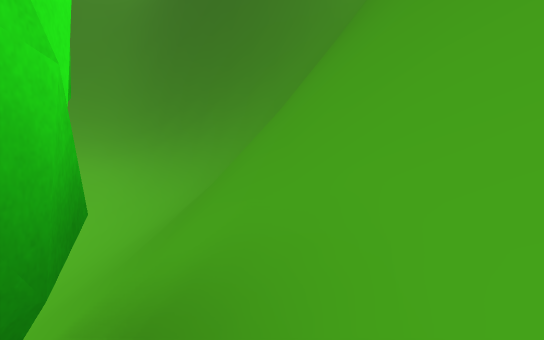
View 1 (above)

24 first-person views from a walk through a 3-D level made in the Unity game engine. The camera is 1.5 m above the floor, tilts 4° down and sees 75° across. The floor is counted in squares, 2 m on a side. Each view is taken from the middle of a square. On the plan, view 1 faces up. The plan holds only what a view shows up to about 11 squares ahead; the rest is blank. The place goes on beyond the plan. Some surface patterns are stand-ins.

View 2
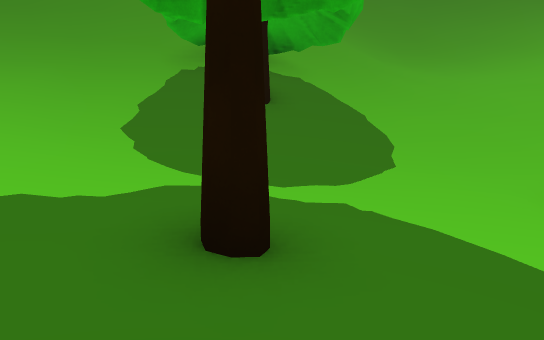

View 3
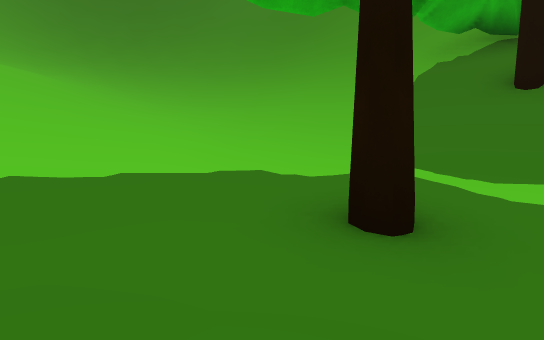

View 4
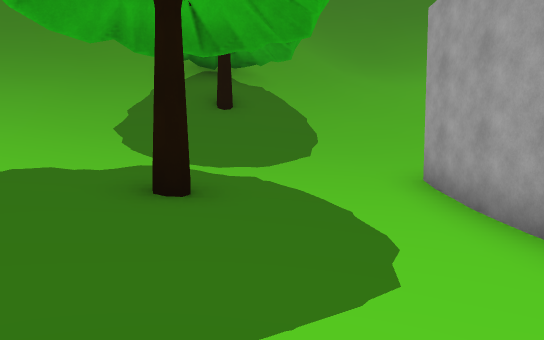

View 5
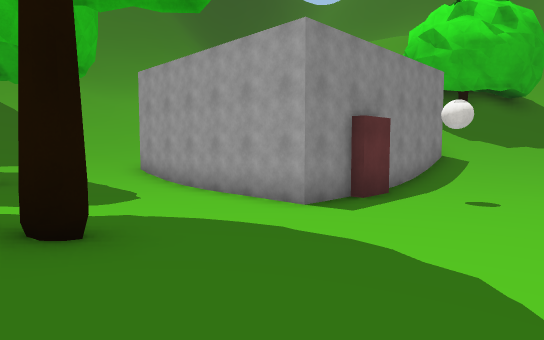

View 6
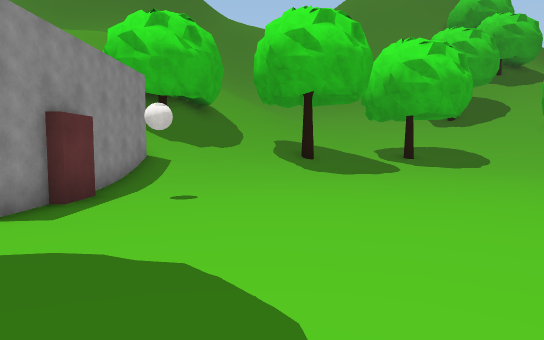

View 7
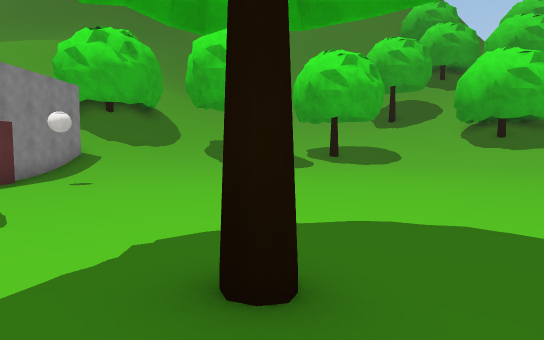

View 8
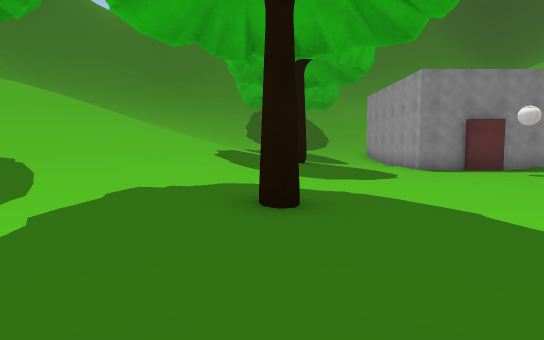

View 9
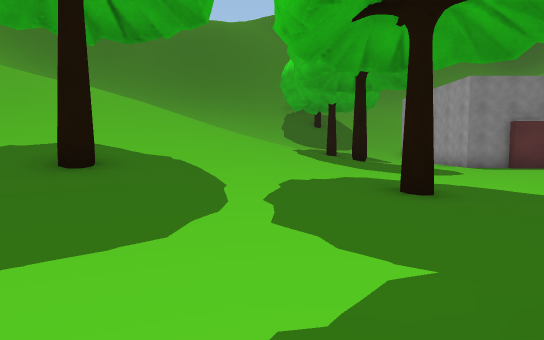

View 10
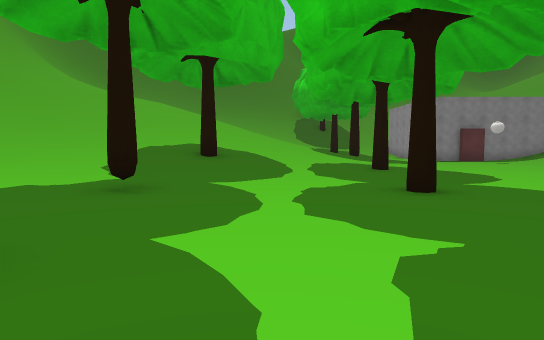

View 11
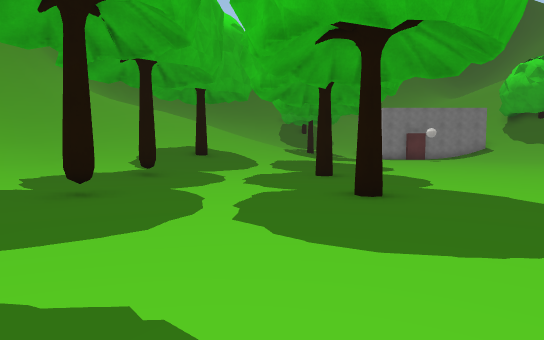

View 12
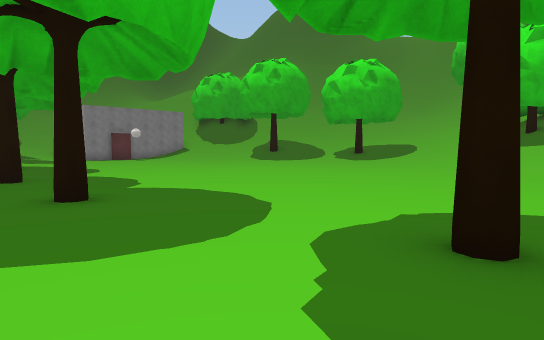

View 13
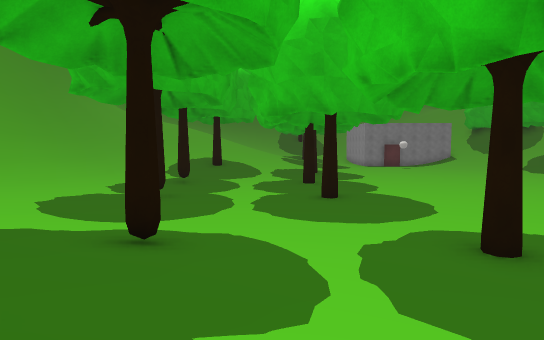

View 14
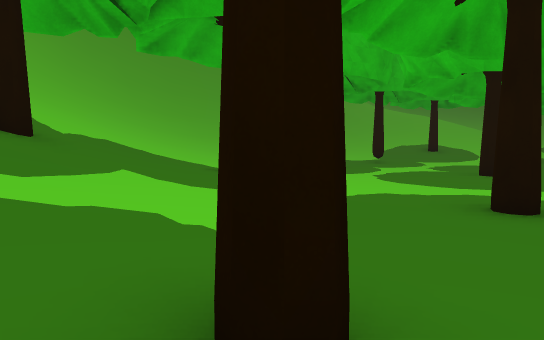

View 15
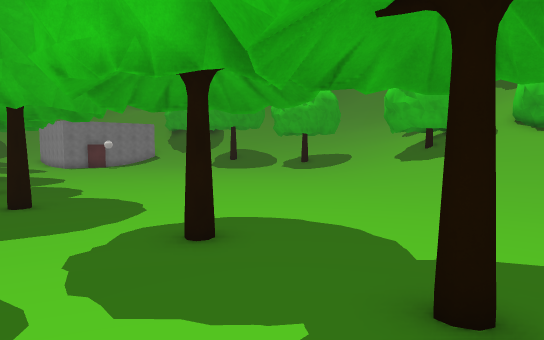

View 16
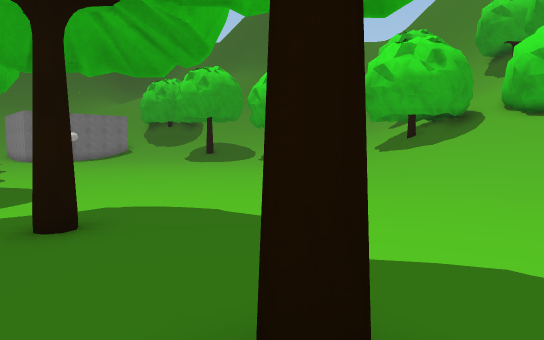

View 17
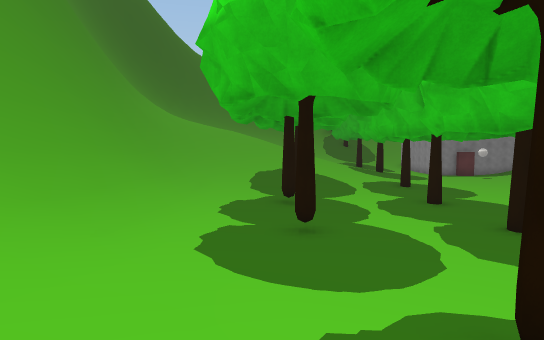

View 18
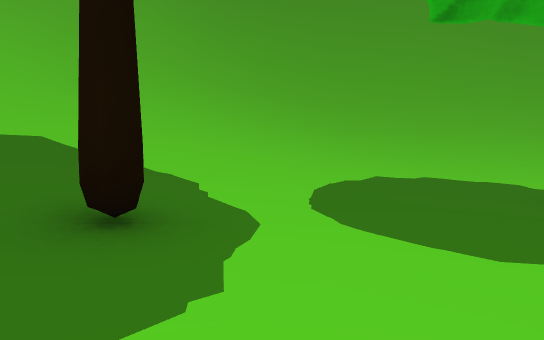

View 19
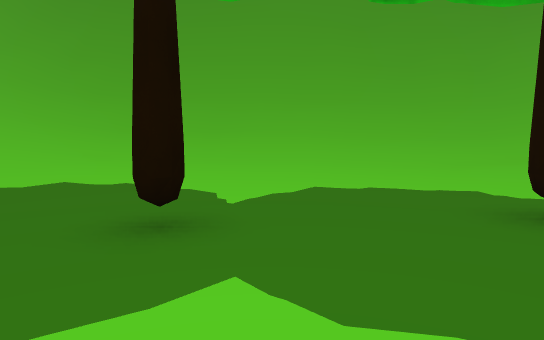

View 20
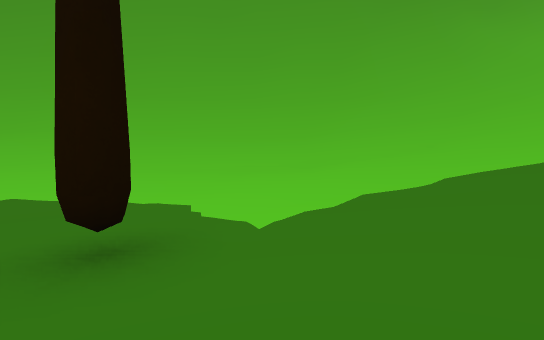

View 21
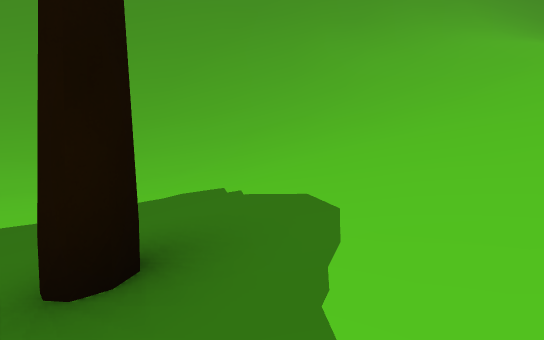

View 22
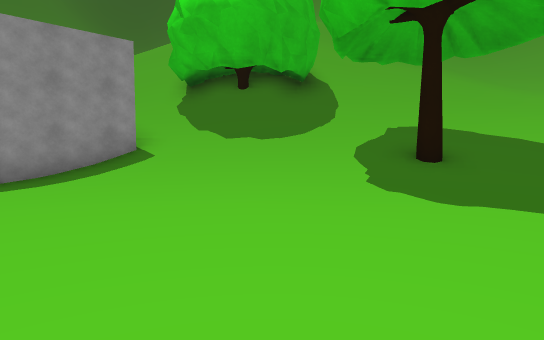

View 23
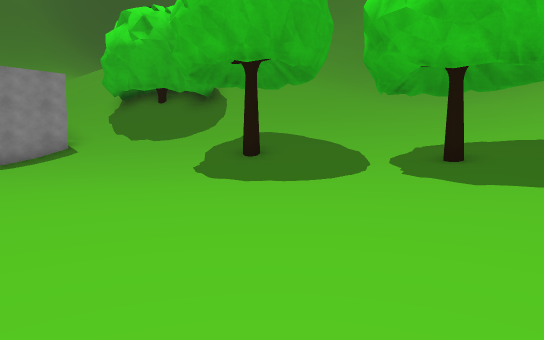

View 24
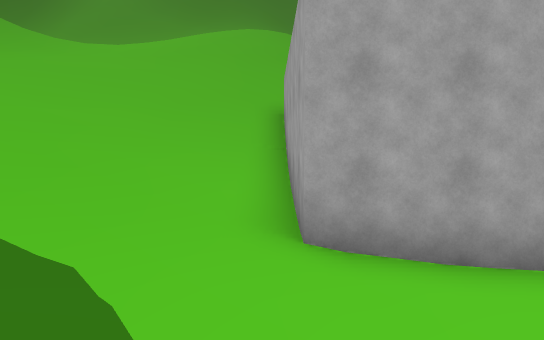

### Floor plan
Key: @ floor where view 1 was taken; # wall or solid block; . main floor; : floor 0.75 m higher than the main floor; + floor 1.75 m higher than the main floor; * floor 2.5 m higher than the main floor; % floor 3.25 m higher than the main floor; & floor 4 m higher than the main floor; / step, stairs or slope; = window, fence, low wall or low ledge; v drop or lower ground.
Columns run from 37 left of view 1 to 3 right of it. Each row starts with its distance up from view 1.
 15                     ###////
 14    ##            ####//////
 13   /=################//////
 12 //////###########/////////
 11 /////////////////////////    ///////=# vv
 10 /////////////////////////    ///////=# v
  9 ////////::://::://////////  ////&///=#
  8  //////::::::.::::+///////  ////&///=#
  7   ////::......::::+///////  ///%&///=#
  6  ////::...#...#:::#///////  ///*////=#
  5  #//:#:........::::://////  //**////=##
  4  //:::.........:::::://///  /***////=##
  3 ///::...........::::::++++ +/++*////==#
  2 //::..........#..::::::::+ +::+//// #=#
  1 :::.......#.......#::::::: ::::+/// #//
  0 :#...#.............:::::#::::#:://#/ @
 -1 ....................:::::::::::://// //
 -2 ........................:::..:::+//////
 -3 .............................:::+//////
 -4  ........................######:///////
 -5  ........................#    #////////
 -6  ........................#    #////////
 -7  .......................:#    #////////
 -8  :::::: ...............::#    #////////
 -9  ::::::     ..........://#    #////////
-10  ////::     ........:://////   /////////
-11   ///        ......::///////   /////////
-12   //         :.::::://////=
-13              ::::::/#////##
-14              ::::://////##
-15              ::#:////////
-16              ++++///////

Positions as (right, up) in squares from view 1, and headings:
1: (0, 0), facing up
2: (-10, 0), facing right
3: (-10, -1), facing up-right
4: (-12, -1), facing right
5: (-16, 1), facing down-right
6: (-16, 1), facing down
7: (-19, 3), facing down
8: (-23, 1), facing right
9: (-24, 3), facing right
10: (-29, 4), facing right
11: (-33, 3), facing right
12: (-33, 3), facing down-right
13: (-37, 3), facing right
14: (-37, -1), facing up-right
15: (-37, 3), facing down-right
16: (-37, 1), facing down-right
17: (-35, 7), facing right
18: (-31, 2), facing up
19: (-26, 3), facing up
20: (-22, 4), facing up
21: (-18, 4), facing up
22: (-20, -6), facing down-right
23: (-25, -6), facing down-right
24: (-6, 0), facing down
